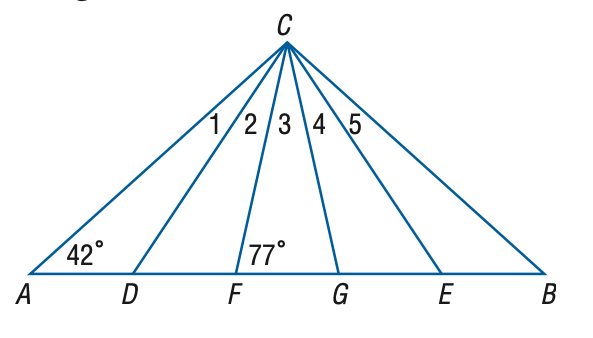
#> input picture Geoimgs/2.png, 593 x 338 px, found by its file name
$ jupyter execute --allow-errors preprocesscontours.ipynb   (older library calls are emulated)
#> lines starting #> are read from the running program, lines starting #| are printed output that depends on the picture; after the words box and inside, x2 and y2 are one past the last pixel; in counts of white or black regions, pixels touching at a corner belong together
[cell 1]
import cv2
import numpy as np
import matplotlib.pyplot as plt

# [60 lines left out: functions manual_threshold, sobel_edge_detection, find_largest_contour, not called in this run]

def extract_shape_outline(image_path):
    """Extract only the shape outline while removing text."""
    # Load grayscale image
    image = cv2.imread(image_path, cv2.IMREAD_GRAYSCALE)
    if image is None:
        print("Error: Image not found")
        return

    # Invert image (so shapes become dark on a light background)
    image = 255 - image

    # Apply manual thresholding
    binary = manual_threshold(image, threshold=150)

    # Apply Sobel edge detection
    edges = sobel_edge_detection(binary)

    # Find largest contour
    largest_contour = find_largest_contour(edges)
    if largest_contour is None:
        print("No valid contour found")
        return

    # Create a blank image with white background
    outline_image = np.ones_like(image) * 255  # White background

    # Draw the largest contour as black outline
    for x, y in largest_contour:
        outline_image[x, y] = 0  # Black outline

    outlineImagePath = "exractimage.png"
    cv2.imwrite(outlineImagePath, outline_image)
    print(f"outline image saved as {outlineImagePath}")

    # Display the extracted shape outline
    plt.figure(figsize=(6, 6))
    plt.imshow(outline_image, cmap='gray')
    plt.title("Extracted Shape Outline")
    plt.axis("off")
    plt.show()

# Example usage
image_path = "/home/ashwathama/Documents/GitHub/2dshapedetection-major/TEST/0.png"
extract_shape_outline(image_path)

[cell 2]
import cv2
import numpy as np
import matplotlib.pyplot as plt

def extract_shape_outline(image_path, output_path="extracted_outline.png"):
    """Extract only the shape outline while removing inner details."""

    # Load the image in grayscale
    image = cv2.imread(image_path, cv2.IMREAD_GRAYSCALE)
    if image is None:
        print("Error: Image not found")
        return

    # Apply adaptive thresholding to segment the shape
    binary = cv2.adaptiveThreshold(image, 255, cv2.ADAPTIVE_THRESH_GAUSSIAN_C,
                                   cv2.THRESH_BINARY_INV, 11, 2)

    # Use morphological operations to remove noise
    kernel = np.ones((3,3), np.uint8)
    cleaned = cv2.morphologyEx(binary, cv2.MORPH_CLOSE, kernel, iterations=2)

    # Find contours
    contours, _ = cv2.findContours(cleaned, cv2.RETR_EXTERNAL, cv2.CHAIN_APPROX_SIMPLE)

    # Create a blank white image for the outline
    outline_image = np.ones_like(image) * 255

    # Draw the largest contour (assumed to be the main shape outline)
    if contours:
        largest_contour = max(contours, key=cv2.contourArea)
        cv2.drawContours(outline_image, [largest_contour], -1, (0, 0, 0), 2)

    # Save the output image
    cv2.imwrite(output_path, outline_image)
    print(f"Outline image saved as {output_path}")

    # Display the extracted shape outline
    plt.figure(figsize=(6, 6))
    plt.imshow(outline_image, cmap='gray')
    plt.title("Extracted Shape Outline")
    plt.axis("off")
    plt.show()

# Example usage
image_path = "/home/ashwathama/Documents/GitHub/2dshapedetection-major/TEST/0.png"
extract_shape_outline(image_path)

[cell 3]
import cv2
import numpy as np
import matplotlib.pyplot as plt

# Load the image
image_path = "/home/ashwathama/Documents/GitHub/2dshapedetection-major/TEST/0.png"
image = cv2.imread(image_path, cv2.IMREAD_GRAYSCALE)

# Check if image is loaded successfully
#> (the rest of this cell did not finish here and is left out)

[cell 4]
import cv2
import numpy as np
import matplotlib.pyplot as plt

# Load the image
image_path = "/home/ashwathama/Documents/GitHub/2dshapedetection-major/TEST/0.png"
image = cv2.imread(image_path, cv2.IMREAD_GRAYSCALE)

# Check if image is loaded successfully
#> (the rest of this cell did not finish here and is left out)

[cell 5]
import cv2
import numpy as np
im = cv2.imread(r'C:\Users\ashut\Documents\GitHub\2dshapedetection-major\TEST\48.png')

print(type(im))
#| <class 'NoneType'>
# <class 'numpy.ndarray'>

#> (the rest of this cell did not finish here and is left out)

[cell 6]
#sharpening and binarization then morphological oprning operation

#image = cv2.imread(r'C:\Users\ashut\Documents\GitHub\2dshapedetection-major\TEST\48.png')
##image = cv2.imread(r'C:\Users\ashut\Documents\GitHub\2dshapedetection-major\TEST\13.png')
image = cv2.imread(r'C:\Users\ashut\Documents\GitHub\2dshapedetection-major\TEST\2.png')
#> image is the input picture: shape (338, 593, 3); mean B, G, R 250, 248.3, 245.7
new_size = (512, 512)
resizedImage = cv2.resize(image, new_size, interpolation=cv2.INTER_CUBIC)
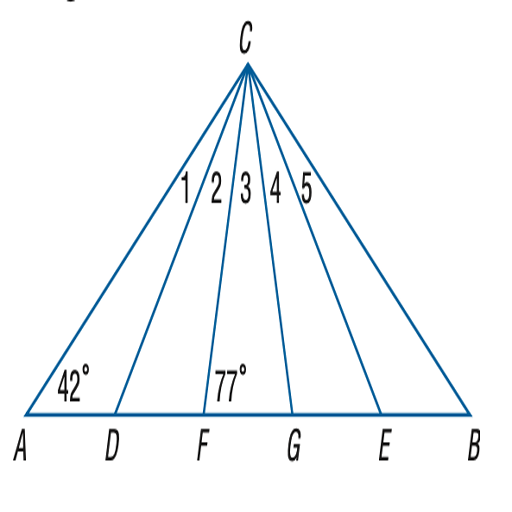
#> resizedImage: shape (512, 512, 3); mean B, G, R 249.9, 248.2, 245.7


gray = cv2.cvtColor(resizedImage, cv2.COLOR_BGR2GRAY)
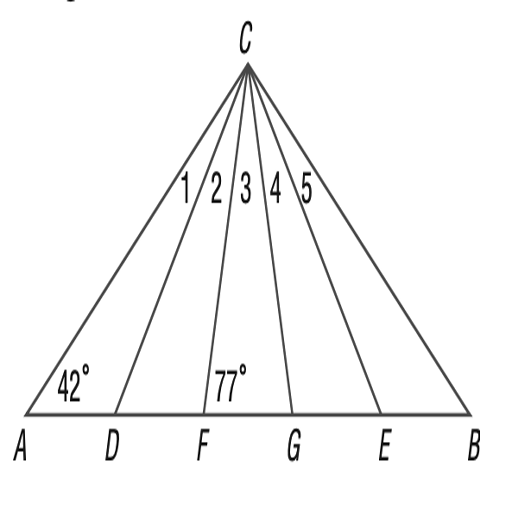
#> gray: shape (512, 512); min 0, max 255, mean 247.7

# shaprpening = np.array([[0, -1, 0],
#                         [-1, 5, -1],
#                         [0, -1, 0]])

sharpening = np.array([[ -1, -1, -1],         #strong sharpening
                              [ -1,  9, -1],
                              [ -1, -1, -1]])

# sharpening = np.array([[ 1,  1,  1],          #soft
#                             [ 1, -7,  1],
#                             [ 1,  1,  1]])

# sharpening = np.array([[  0,  1,  0],     #laplacian
#                       [  1, -4,  1],
#                       [  0,  1,  0]])

sharpened = cv2.filter2D(gray, -1, sharpening)
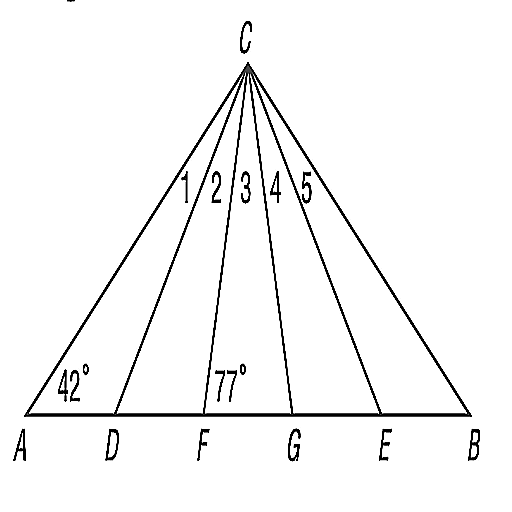
#> sharpened: shape (512, 512); min 0, max 255, mean 246
_, binary = cv2.threshold(sharpened, 0, 255, cv2.THRESH_BINARY + cv2.THRESH_OTSU) #otsu
#> binary: shape (512, 512); 96.4% white; black in thin lines or dots, all inside (x1, y1, x2, y2) = (13, 0, 480, 461)


#kernel = np.ones((3,3), np.uint8)
kernel = np.ones((3,3), np.uint8)  # Square kernel
# [5 lines of commented-out code are left out]
opened = cv2.morphologyEx(binary, cv2.MORPH_OPEN, kernel)
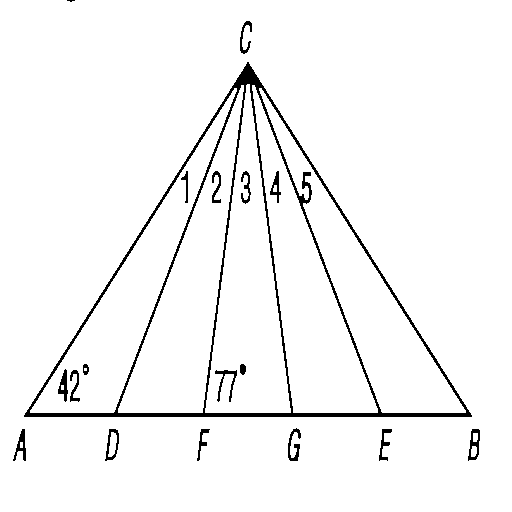
#> opened: shape (512, 512); 96.3% white; 18 black regions (1 under 20 px), largest, box (x1, y1, x2, y2) and area: (24, 62, 472, 417) 7535, (215, 370, 237, 402) 193, (288, 428, 301, 461) 185


# Display results
cv2.imshow('Sharpened', sharpened)
cv2.imshow('Binary', binary)
cv2.imshow('Morphological Opening', opened)

cv2.waitKey(0)
cv2.destroyAllWindows()

[cell 7]
image = cv2.imread(r'C:\Users\ashut\Documents\GitHub\2dshapedetection-major\TEST\2.png')
new_size = (512, 512)
resizedImage = cv2.resize(image, new_size, interpolation=cv2.INTER_CUBIC)

# Convert to grayscale
gray = cv2.cvtColor(resizedImage, cv2.COLOR_BGR2GRAY)

# Sharpening filters
# shaprpening = np.array([[0, -1, 0],
#                         [-1, 5, -1],
#                         [0, -1, 0]])

sharpening = np.array([[-1, -1, -1],  # strong sharpening
                       [-1,  9, -1],
                       [-1, -1, -1]])

# sharpening = np.array([[ 1,  1,  1],          #soft
#                             [ 1, -7,  1],
#                             [ 1,  1,  1]])

# sharpening = np.array([[  0,  1,  0],     #laplacian
#                       [  1, -4,  1],
#                       [  0,  1,  0]])

sharpened = cv2.filter2D(gray, -1, sharpening)

# Apply binarization using Otsu's thresholding
_, binary = cv2.threshold(sharpened, 0, 255, cv2.THRESH_BINARY + cv2.THRESH_OTSU)

# Morphological opening operation
# kernel = np.ones((3,3), np.uint8)
kernel = np.ones((3,3), np.uint8)  # Square kernel
# [7 lines of commented-out code are left out]
opened = cv2.morphologyEx(binary, cv2.MORPH_OPEN, kernel, iterations=2)
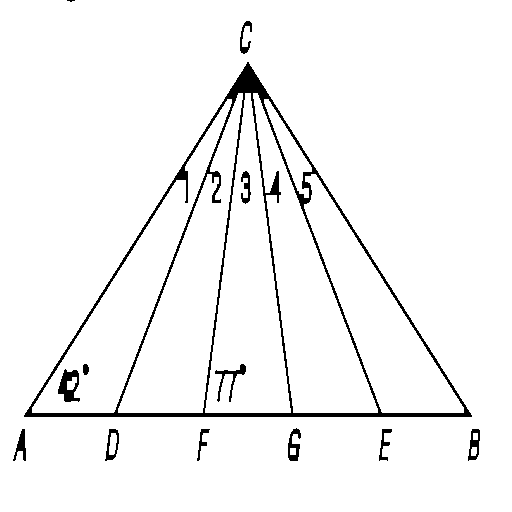
#> opened: shape (512, 512); 96% white; 13 black regions (1 under 20 px), largest, box (x1, y1, x2, y2) and area: (24, 62, 472, 417) 8254, (58, 369, 80, 402) 402, (215, 364, 246, 402) 268

# Display results
cv2.imshow('Sharpened', sharpened)
cv2.imshow('Binary', binary)
cv2.imshow('Morphological Opening', opened)

cv2.waitKey(0)
cv2.destroyAllWindows()

[cell 8]
image = cv2.imread(r'C:\Users\ashut\Documents\GitHub\2dshapedetection-major\TEST\2.png')
new_size = (512, 512)
resizedImage = cv2.resize(image, new_size, interpolation=cv2.INTER_CUBIC)

# Convert to grayscale
gray = cv2.cvtColor(resizedImage, cv2.COLOR_BGR2GRAY)

# Sharpening filters
# shaprpening = np.array([[0, -1, 0],
#                         [-1, 5, -1],
#                         [0, -1, 0]])

sharpening = np.array([[-1, -1, -1],  # strong sharpening
                       [-1,  9, -1],
                       [-1, -1, -1]])

# sharpening = np.array([[ 1,  1,  1],          #soft
#                             [ 1, -7,  1],
#                             [ 1,  1,  1]])

# sharpening = np.array([[  0,  1,  0],     #laplacian
#                       [  1, -4,  1],
#                       [  0,  1,  0]])

sharpened = cv2.filter2D(gray, -1, sharpening)

# Apply binarization using Otsu's thresholding
_, binary = cv2.threshold(sharpened, 0, 255, cv2.THRESH_BINARY + cv2.THRESH_OTSU)

# Morphological opening operation
# kernel = np.ones((3,3), np.uint8)
kernel = np.ones((3,3), np.uint8)  # Square kernel
# [7 lines of commented-out code are left out]
opened = cv2.morphologyEx(binary, cv2.MORPH_OPEN, kernel, iterations=2)

# ----- Connected Component Analysis to remove small dots -----
num_labels, labels, stats, centroids = cv2.connectedComponentsWithStats(opened, 8, cv2.CV_32S)
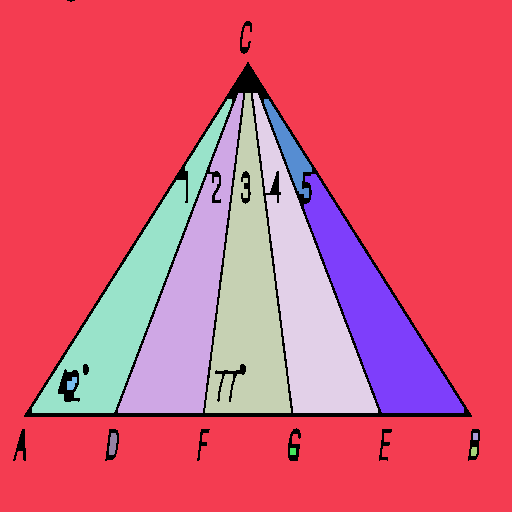
#> labels: shape (512, 512) int32; 13 distinct labels, from 0 to 12; one colour per label, 0 black
#> num_labels = 13; stats = 13 rows, first 6: [13, 0, 467, 461, 10378], [0, 0, 512, 512, 180792], [118, 93, 125, 320, 14381], [205, 93, 86, 320, 14176], [253, 93, 125, 320, 14363], [32, 99, 200, 314, 13612]; centroids = 13 rows, first 8: [239.6, 289.3], [259.1, 235.5], [187.5, 301.4], [247.9, 299.7], [307.7, 301.5], [129.3, 298.9], [289.3, 149.6], [376.7, 318.7]

min_size = 100  # Remove components smaller than this size
for i in range(1, num_labels):  # Ignore background label 0
    if stats[i, cv2.CC_STAT_AREA] < min_size:
        opened[labels == i] = 0  # Remove small components
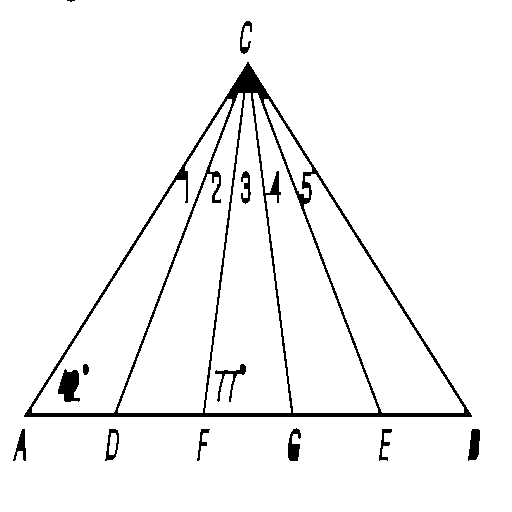
#> opened: shape (512, 512); 96% white; 13 black regions (1 under 20 px), largest, box (x1, y1, x2, y2) and area: (24, 62, 472, 417) 8254, (58, 369, 80, 402) 494, (468, 429, 480, 461) 284

# Display results
cv2.imshow('Sharpened', sharpened)
cv2.imshow('Binary', binary)
cv2.imshow('Morphological Opening (Filtered)', opened)

cv2.waitKey(0)
cv2.destroyAllWindows()

$ run again, with WorkingFIles/colored_extracted_image.png copied over Geoimgs/2.png
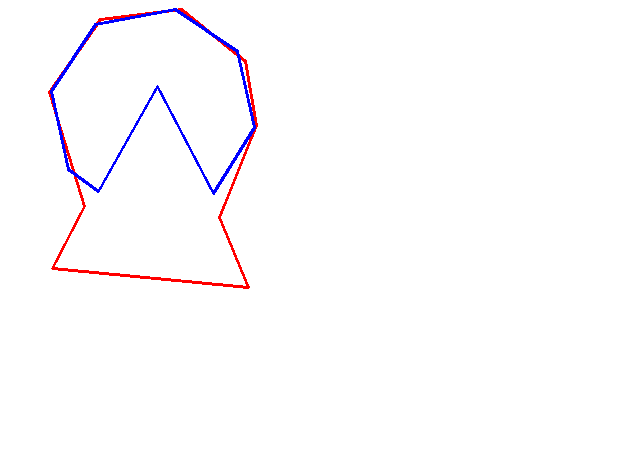
#> input picture WorkingFIles/colored_extracted_image.png, 619 x 451 px, found by its file name
#| <class 'NoneType'>
#> image is the input picture: shape (451, 619, 3); mean B, G, R 253.2, 251.2, 253
#> `_, binary = cv2.threshold(sharpened, 0, 255, cv2.THRESH_BINARY + cv2.T..`:
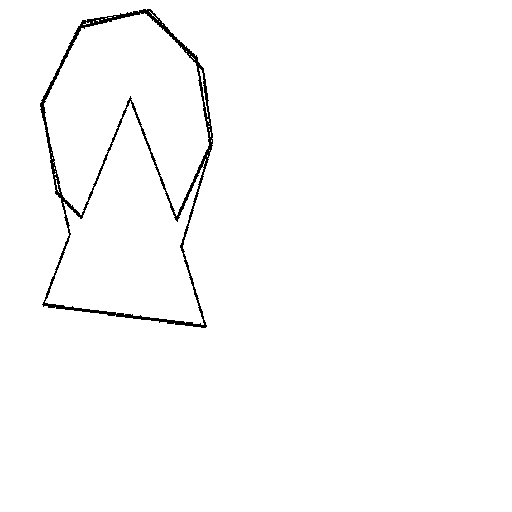
#> binary: shape (512, 512); 98.6% white; black in thin lines or dots, all inside (x1, y1, x2, y2) = (40, 9, 213, 328)
#> `num_labels, labels, stats, centroids = cv2.connectedComponentsWithStat..`:
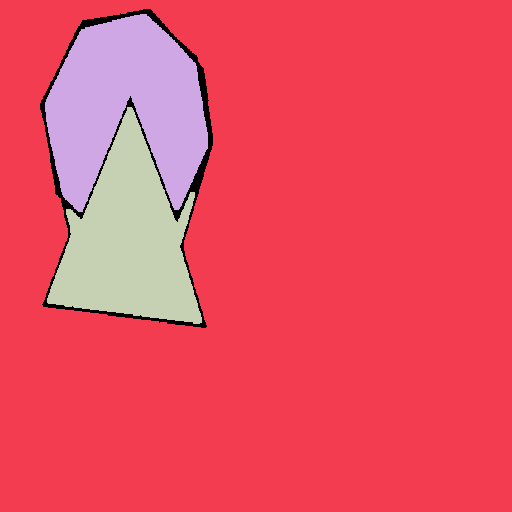
#> labels: shape (512, 512) int32; 4 distinct labels, from 0 to 3; one colour per label, 0 black
#> num_labels = 4; stats = [[40, 9, 173, 319, 4213], [0, 0, 512, 512, 219555], [45, 14, 163, 198, 20285], [47, 107, 155, 217, 18091]]; centroids = [[133.4, 160.3], [280.4, 272.4], [125.5, 105], [127.5, 240.8]]
